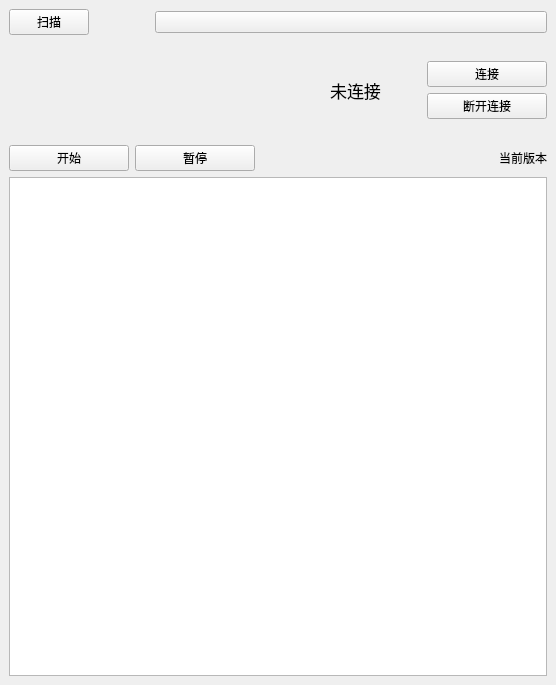
<?xml version="1.0" encoding="UTF-8"?>
<ui version="4.0">
 <class>MainWindow</class>
 <widget class="QMainWindow" name="MainWindow">
  <property name="geometry">
   <rect>
    <x>0</x>
    <y>0</y>
    <width>556</width>
    <height>685</height>
   </rect>
  </property>
  <property name="windowTitle">
   <string>碧蓝档案初始号工具</string>
  </property>
  <widget class="QWidget" name="centralwidget">
   <layout class="QVBoxLayout" name="verticalLayout_2">
    <item>
     <layout class="QHBoxLayout" name="horizontalLayout_3">
      <item>
       <widget class="PushButton" name="ScanBtn">
        <property name="text">
         <string>扫描</string>
        </property>
       </widget>
      </item>
      <item>
       <spacer name="horizontalSpacer">
        <property name="orientation">
         <enum>Qt::Horizontal</enum>
        </property>
        <property name="sizeType">
         <enum>QSizePolicy::Fixed</enum>
        </property>
        <property name="sizeHint" stdset="0">
         <size>
          <width>60</width>
          <height>20</height>
         </size>
        </property>
       </spacer>
      </item>
      <item>
       <widget class="ComboBox" name="ConnectionChoiceComboBox">
        <property name="sizePolicy">
         <sizepolicy hsizetype="Expanding" vsizetype="Maximum">
          <horstretch>0</horstretch>
          <verstretch>0</verstretch>
         </sizepolicy>
        </property>
        <property name="styleSheet">
         <string notr="true">ComboBox {
    border: 1px solid rgba(0, 0, 0, 0.073);
    border-radius: 5px;
    border-bottom: 1px solid rgba(0, 0, 0, 0.183);
    padding: 5px 31px 6px 11px;
    font: 14px 'Segoe UI', 'Microsoft YaHei';
    color: black;
    background-color: rgba(255, 255, 255, 0.7);
    text-align: left;
}

ComboBox:hover {
    background-color: rgba(249, 249, 249, 0.5);
}

ComboBox:pressed {
    background-color: rgba(249, 249, 249, 0.3);
    border-bottom: 1px solid rgba(0, 0, 0, 0.073);
    color: rgba(0, 0, 0, 0.63);
}

ComboBox:disabled {
    color: rgba(0, 0, 0, 0.36);
    background: rgba(249, 249, 249, 0.3);
    border: 1px solid rgba(0, 0, 0, 0.06);
    border-bottom: 1px solid rgba(0, 0, 0, 0.06);
}


ComboBoxMenu&gt;MenuActionListWidget {
    border: 1px solid rgba(0, 0, 0, 0.1);
    border-radius: 9px;
    background-color: rgb(249, 249, 249);
    outline: none;
    font: 14px 'Segoe UI', 'Microsoft YaHei';
}

ComboBoxMenu&gt;MenuActionListWidget::item {
    margin-top: 4px;
    padding-left: 10px;
    padding-right: 10px;
    border-radius: 5px;
    border: none;
	color: rgb(0, 0, 0);
}

ComboBoxMenu&gt;MenuActionListWidget::item:disabled {
    padding-left: 10px;
    padding-right: 10px;
    border-radius: 5px;
    border: none;
    color: black;
}

ComboBoxMenu&gt;MenuActionListWidget::item:hover {
    background-color: rgba(0, 0, 0, 9);
}

ComboBoxMenu&gt;MenuActionListWidget::item:selected {
    background-color: rgba(0, 0, 0, 7);
    color: black;
}

ComboBoxMenu&gt;MenuActionListWidget::item:selected:active {
    background-color: rgba(0, 0, 0, 0.06);
    color: rgba(0, 0, 0, 0.7);
}</string>
        </property>
        <property name="text">
         <string/>
        </property>
       </widget>
      </item>
     </layout>
    </item>
    <item>
     <spacer name="verticalSpacer_2">
      <property name="orientation">
       <enum>Qt::Vertical</enum>
      </property>
      <property name="sizeType">
       <enum>QSizePolicy::Fixed</enum>
      </property>
      <property name="sizeHint" stdset="0">
       <size>
        <width>20</width>
        <height>20</height>
       </size>
      </property>
     </spacer>
    </item>
    <item>
     <layout class="QHBoxLayout" name="horizontalLayout_2">
      <item>
       <spacer name="horizontalSpacer_7">
        <property name="orientation">
         <enum>Qt::Horizontal</enum>
        </property>
        <property name="sizeHint" stdset="0">
         <size>
          <width>40</width>
          <height>20</height>
         </size>
        </property>
       </spacer>
      </item>
      <item>
       <widget class="QLabel" name="label_2">
        <property name="font">
         <font>
          <pointsize>13</pointsize>
         </font>
        </property>
        <property name="text">
         <string>未连接</string>
        </property>
        <property name="alignment">
         <set>Qt::AlignCenter</set>
        </property>
       </widget>
      </item>
      <item>
       <spacer name="horizontalSpacer_3">
        <property name="orientation">
         <enum>Qt::Horizontal</enum>
        </property>
        <property name="sizeType">
         <enum>QSizePolicy::Fixed</enum>
        </property>
        <property name="sizeHint" stdset="0">
         <size>
          <width>40</width>
          <height>20</height>
         </size>
        </property>
       </spacer>
      </item>
      <item>
       <layout class="QVBoxLayout" name="verticalLayout">
        <item>
         <widget class="PushButton" name="ConnectBtn">
          <property name="sizePolicy">
           <sizepolicy hsizetype="Minimum" vsizetype="Maximum">
            <horstretch>0</horstretch>
            <verstretch>0</verstretch>
           </sizepolicy>
          </property>
          <property name="minimumSize">
           <size>
            <width>120</width>
            <height>0</height>
           </size>
          </property>
          <property name="text">
           <string>连接</string>
          </property>
         </widget>
        </item>
        <item>
         <widget class="PushButton" name="DisConnectBtn">
          <property name="sizePolicy">
           <sizepolicy hsizetype="Minimum" vsizetype="Maximum">
            <horstretch>0</horstretch>
            <verstretch>0</verstretch>
           </sizepolicy>
          </property>
          <property name="minimumSize">
           <size>
            <width>120</width>
            <height>0</height>
           </size>
          </property>
          <property name="text">
           <string>断开连接</string>
          </property>
         </widget>
        </item>
       </layout>
      </item>
     </layout>
    </item>
    <item>
     <spacer name="verticalSpacer">
      <property name="orientation">
       <enum>Qt::Vertical</enum>
      </property>
      <property name="sizeType">
       <enum>QSizePolicy::Fixed</enum>
      </property>
      <property name="sizeHint" stdset="0">
       <size>
        <width>20</width>
        <height>20</height>
       </size>
      </property>
     </spacer>
    </item>
    <item>
     <layout class="QHBoxLayout" name="horizontalLayout">
      <item>
       <widget class="PushButton" name="StartBtn">
        <property name="sizePolicy">
         <sizepolicy hsizetype="Fixed" vsizetype="Maximum">
          <horstretch>0</horstretch>
          <verstretch>0</verstretch>
         </sizepolicy>
        </property>
        <property name="minimumSize">
         <size>
          <width>120</width>
          <height>0</height>
         </size>
        </property>
        <property name="text">
         <string>开始</string>
        </property>
       </widget>
      </item>
      <item>
       <widget class="PushButton" name="PauseBtn">
        <property name="sizePolicy">
         <sizepolicy hsizetype="Fixed" vsizetype="Maximum">
          <horstretch>0</horstretch>
          <verstretch>0</verstretch>
         </sizepolicy>
        </property>
        <property name="minimumSize">
         <size>
          <width>120</width>
          <height>20</height>
         </size>
        </property>
        <property name="text">
         <string>暂停</string>
        </property>
       </widget>
      </item>
      <item>
       <spacer name="horizontalSpacer_2">
        <property name="orientation">
         <enum>Qt::Horizontal</enum>
        </property>
        <property name="sizeHint" stdset="0">
         <size>
          <width>30</width>
          <height>20</height>
         </size>
        </property>
       </spacer>
      </item>
      <item>
       <widget class="QLabel" name="VersionLabel">
        <property name="text">
         <string>当前版本</string>
        </property>
       </widget>
      </item>
     </layout>
    </item>
    <item>
     <widget class="PlainTextEdit" name="PlainTextEdit"/>
    </item>
   </layout>
  </widget>
 </widget>
 <customwidgets>
  <customwidget>
   <class>ComboBox</class>
   <extends>QPushButton</extends>
   <header>qfluentwidgets</header>
  </customwidget>
  <customwidget>
   <class>PushButton</class>
   <extends>QPushButton</extends>
   <header>qfluentwidgets</header>
  </customwidget>
  <customwidget>
   <class>PlainTextEdit</class>
   <extends>QPlainTextEdit</extends>
   <header>qfluentwidgets</header>
  </customwidget>
 </customwidgets>
 <resources/>
 <connections/>
</ui>
